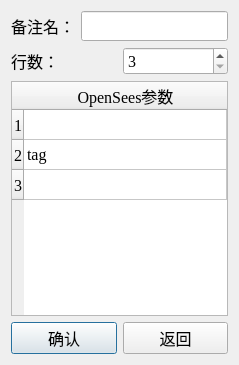
<?xml version="1.0" encoding="UTF-8"?>
<ui version="4.0">
 <class>win_OSmat</class>
 <widget class="QDialog" name="win_OSmat">
  <property name="geometry">
   <rect>
    <x>0</x>
    <y>0</y>
    <width>239</width>
    <height>365</height>
   </rect>
  </property>
  <property name="font">
   <font>
    <family>Times New Roman</family>
    <pointsize>12</pointsize>
   </font>
  </property>
  <property name="windowTitle">
   <string>定义OpenSees材料</string>
  </property>
  <property name="windowIcon">
   <iconset resource="../resource_rc/resource.qrc">
    <normaloff>:/插图/N.png</normaloff>:/插图/N.png</iconset>
  </property>
  <layout class="QVBoxLayout" name="verticalLayout">
   <item>
    <layout class="QHBoxLayout" name="horizontalLayout_3">
     <item>
      <widget class="QLabel" name="label">
       <property name="text">
        <string>备注名：</string>
       </property>
      </widget>
     </item>
     <item>
      <widget class="QLineEdit" name="lineEdit">
       <property name="minimumSize">
        <size>
         <width>0</width>
         <height>30</height>
        </size>
       </property>
      </widget>
     </item>
    </layout>
   </item>
   <item>
    <layout class="QHBoxLayout" name="horizontalLayout">
     <item>
      <widget class="QLabel" name="label_2">
       <property name="text">
        <string>行数：</string>
       </property>
      </widget>
     </item>
     <item>
      <widget class="QSpinBox" name="spinBox">
       <property name="minimum">
        <number>3</number>
       </property>
       <property name="maximum">
        <number>10000</number>
       </property>
      </widget>
     </item>
    </layout>
   </item>
   <item>
    <widget class="QTableWidget" name="tableWidget">
     <property name="rowCount">
      <number>3</number>
     </property>
     <attribute name="horizontalHeaderCascadingSectionResizes">
      <bool>false</bool>
     </attribute>
     <attribute name="horizontalHeaderShowSortIndicator" stdset="0">
      <bool>false</bool>
     </attribute>
     <attribute name="horizontalHeaderStretchLastSection">
      <bool>true</bool>
     </attribute>
     <row/>
     <row/>
     <row/>
     <column>
      <property name="text">
       <string>OpenSees参数</string>
      </property>
     </column>
     <item row="1" column="0">
      <property name="text">
       <string>tag</string>
      </property>
     </item>
    </widget>
   </item>
   <item>
    <layout class="QHBoxLayout" name="horizontalLayout_2">
     <item>
      <widget class="QPushButton" name="pushButton">
       <property name="minimumSize">
        <size>
         <width>0</width>
         <height>30</height>
        </size>
       </property>
       <property name="text">
        <string>确认</string>
       </property>
      </widget>
     </item>
     <item>
      <widget class="QPushButton" name="pushButton_2">
       <property name="minimumSize">
        <size>
         <width>0</width>
         <height>30</height>
        </size>
       </property>
       <property name="text">
        <string>返回</string>
       </property>
      </widget>
     </item>
    </layout>
   </item>
  </layout>
 </widget>
 <resources>
  <include location="../resource_rc/resource.qrc"/>
 </resources>
 <connections/>
</ui>
